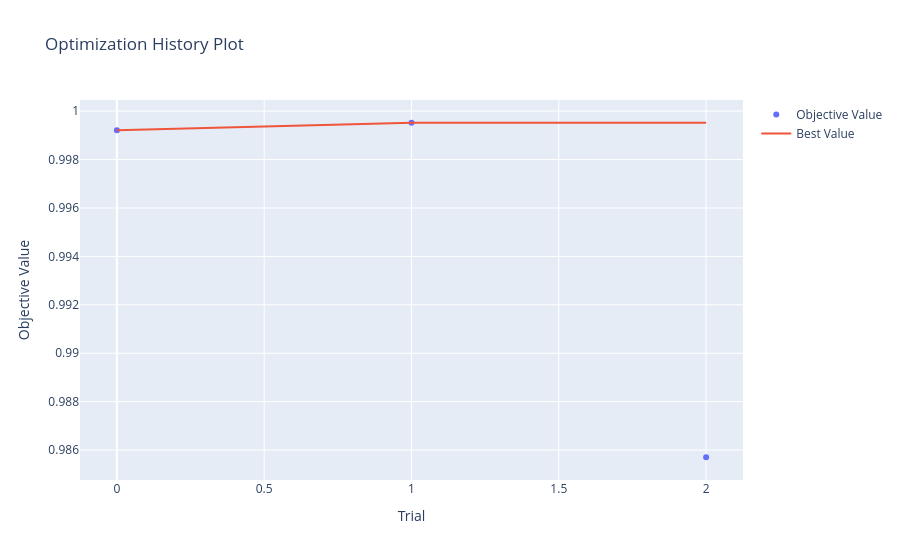

Notebook code cell kept with this figure:
### Code cell
# Shows each trial's utility and the best value found so far
plot_optimization_history(study).show()

### Figure 1 — Plotly figure (JSON) as saved in the notebook; plotly's stock layout.template omitted (floating-point values rounded to 4 significant figures)
{"data": [{"mode": "markers", "name": "Objective Value", "type": "scatter", "x": [0, 1, 2], "y": [0.9992, 0.9995, 0.9857]}, {"mode": "lines", "name": "Best Value", "type": "scatter", "x": [0, 1, 2], "y": [0.9992, 0.9995, 0.9995]}, {"marker": {"color": "#cccccc"}, "mode": "markers", "name": "Infeasible Trial", "showlegend": false, "type": "scatter", "x": [], "y": []}], "layout": {"title": {"text": "Optimization History Plot"}, "xaxis": {"title": {"text": "Trial"}}, "yaxis": {"title": {"text": "Objective Value"}}}}
